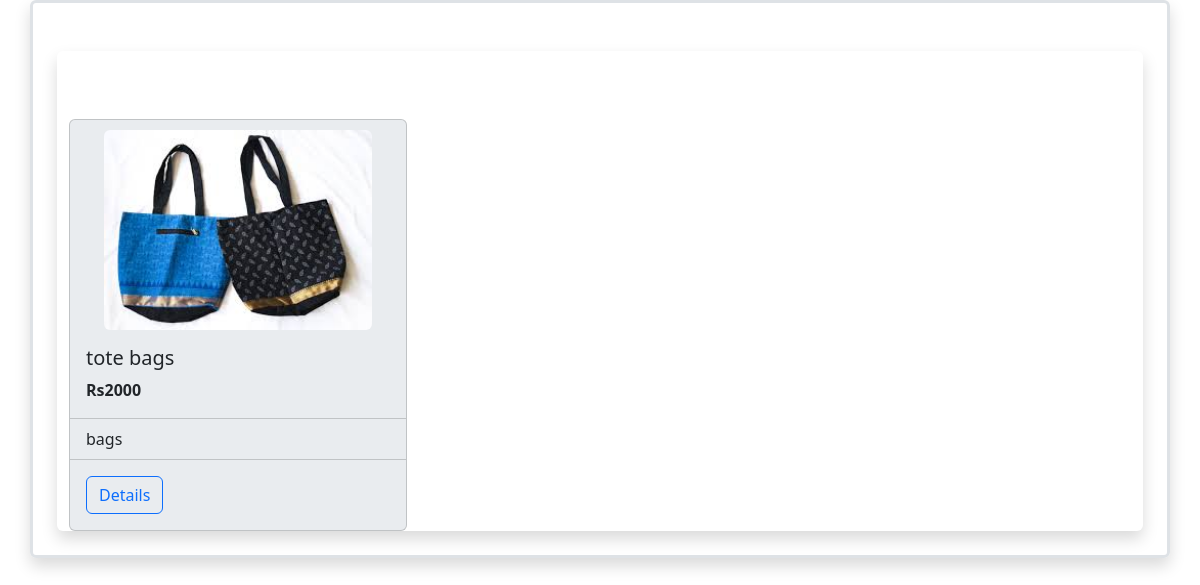
The page /product/wishlist/list (signed in) on the database its author committed.
### scrap/models.py (models this page shows, shortened)
class Scraps(models.Model):
    name=models.CharField(max_length=200)
    condition=models.CharField(max_length=200)
    price=models.PositiveIntegerField()
    picture=models.ImageField(upload_to="scrap_pic",null=True, blank=True)
    user = models.ForeignKey(User, on_delete=models.CASCADE, related_name="scrap_user")
    place=models.CharField(max_length=200)
    category=models.ForeignKey(Category,on_delete=models.CASCADE)
    created_date=models.DateTimeField(auto_now_add=True)
    status_option={
        ("sold","sold"),
        ("available","available")
    }
    status=models.CharField(max_length=200,choices=status_option,default="available")

class Category(models.Model):
    name=models.CharField(max_length=200)
    def __str__(self):
        return self.name

### scrap/views.py (the view)
# urls.py: path("product/wishlist/list",views.WishlistView.as_view(),name="wishlistdetail"),
@method_decorator(decs,name="dispatch")
class WishlistView(View):
    def get(self,request,*args,**kwargs):
        qs=Wishlist.objects.get(user_id=request.user.id)
        wishitems=Scraps.objects.exclude(user=request.user)
        return render(request,"wishlist.html",{"data":qs,"items":wishitems})

### scrap/templates/wishlist.html (shortened to what this page needs)
<!DOCTYPE html>
<html lang="en">
<head>
    <link href="https://cdn.jsdelivr.net/npm/bootstrap@5.3.2/dist/css/bootstrap.min.css" rel="stylesheet">
</head>
<body >
  <div class="container border p-4 border-3 shadow rounded">
      <a class="nav-link active" aria-current="page" href="{%url 'home'%}">
        <button type="button" class="btn btn background-color:#faf9f8;">
      </button>
      </a>
      <div class="container shadow rounded">
      <div class="row d-flex ">
          {%for scrap in data.scrap.all%}
          {%if scrap.user != request.user%}
          <div class="col-lg-4 col-md-5">
            <div class="card bg-body-secondary" style="width: 18rem; width: auto; margin-top: 20%;" >
              <img src="{{scrap.picture.url}}" class="card-img-top rounded" alt="" style="width: 80%;  height: 200px; margin: auto; margin-top: 10px;">
              <div class="card-body">
                <h5 class="card-title">{{scrap.name}}</h5>
                <span class="fw-bold">Rs{{scrap.price}}</span>
              </div>
              <ul class="list-group list-group-flush ">
                <li class="list-group-item bg-body-secondary">{{scrap.category}}</li>
              </ul>
              <div class="card-body">
                <a href="{%url 'product_details' scrap.id %}" class="btn btn-outline-primary">Details</a>
              </div>
          </div>
          </div>
          {%endif%}
          {%endfor%}
      </div>
  </div>
  </div>
</body>
</html>

### rows shown on the page
Scraps: picture (picture), name "tote bags", price "2000", category "bags"
